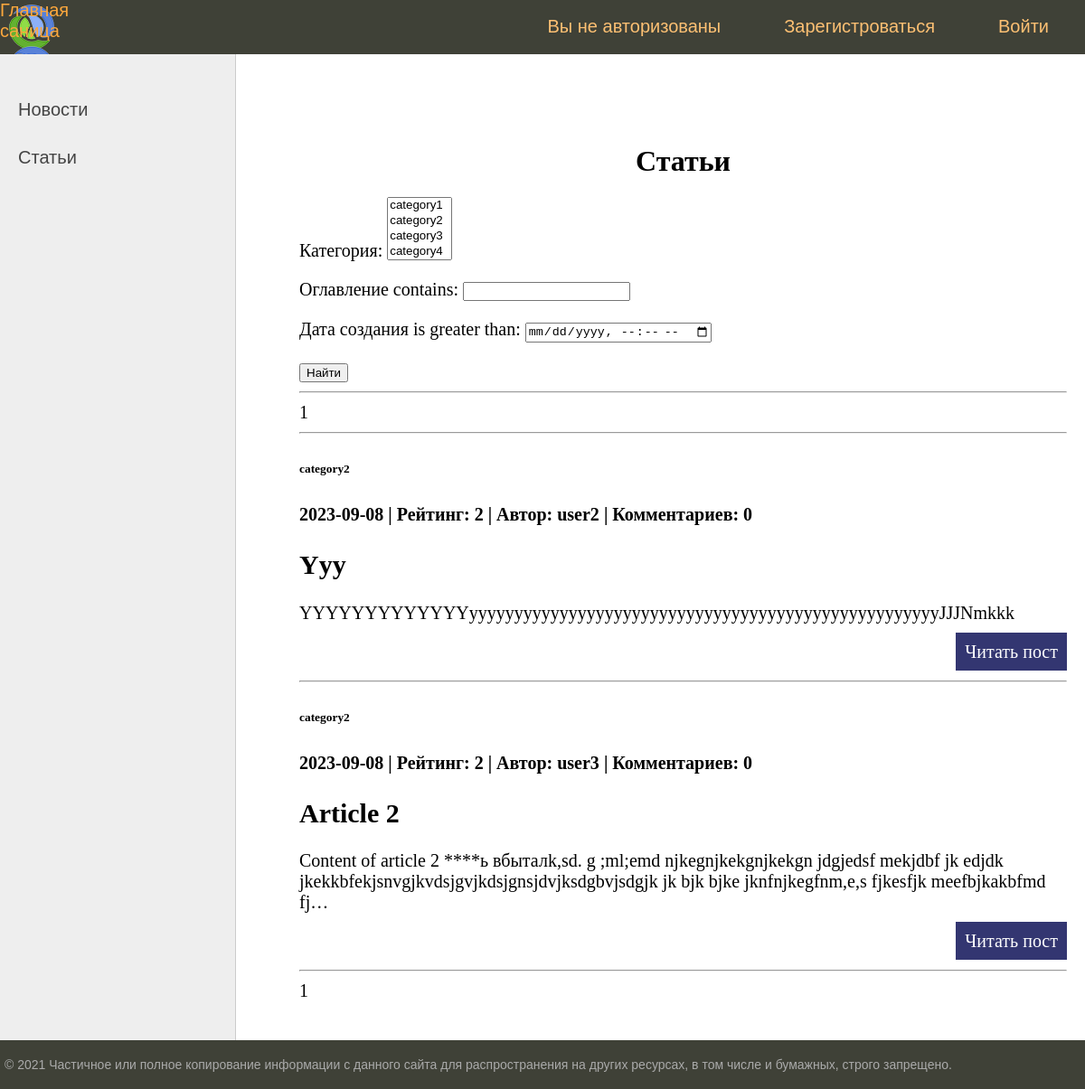
The app's page /articles/, older data.
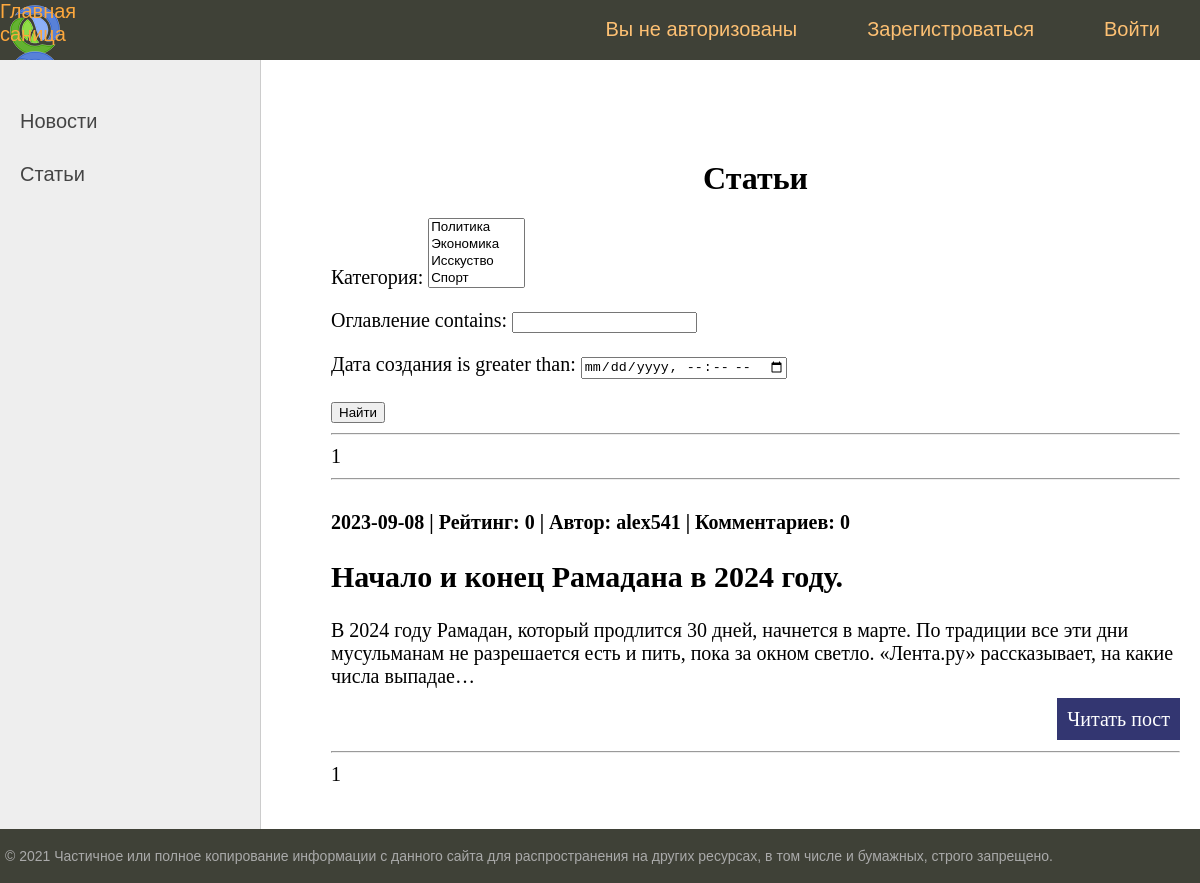
The same page, newer data.
### newsportal/models.py (models this page shows, shortened)
class Category(models.Model):
    name = models.CharField(max_length=150, unique=True)
    def __str__(self):
        return self.name

class Post(models.Model):
    author = models.ForeignKey(Author, on_delete=models.CASCADE, verbose_name='Автор')
    type_post = models.CharField(max_length=1, choices=POSTS, verbose_name='Тип поста')
    time_created = models.DateTimeField(auto_now_add=True, verbose_name='Дата создания')
    category = models.ManyToManyField(Category, through="PostCategory", verbose_name='Категория')
    title =  models.CharField(max_length=255, verbose_name='Оглавление')
    content = models.TextField( verbose_name='Содержание')
    rating = models.SmallIntegerField(default=0, verbose_name='Рейтинг')

class Author(models.Model):
    author = models.OneToOneField(User, on_delete=models.CASCADE)
    rating = models.SmallIntegerField(default=0)
    def __str__(self):
        return self.author.username

### newsportal/views.py (the view)
# urls.py: path('articles/', ListArticles.as_view(), name='articles'),
class ListArticles(ListView):
    queryset = Post.objects.filter(type_post=article)
    ordering = '-time_created'
    template_name = 'index_articles.html'
    context_object_name = 'articles'
    paginate_by = 2
    def get_queryset(self):
        queryset = super().get_queryset()
        self.filterset = PostFilter(self.request.GET, queryset)
        return self.filterset.qs
    def get_context_data(self, **kwargs):
        context = super().get_context_data(**kwargs)
        context['filterset'] = self.filterset
        context['title'] = 'Статьи'
        return context

### newsportal/templatetags/custom_filters.py (called while the page is built)
@register.filter()
def censor(value:str):
   swear_words = ('банан', 'морков', 'карто', 'броккол', 'ананас',
                  'Банан', 'Морков', 'Карто', 'Броккол', 'Ананас',)
   for word in swear_words:
      if word in value:
          value = value.replace(word, '****')
   return value

### templates/index_articles.html (shortened to what this page needs)
{% extends 'default.html' %}
{% load custom_filters %}
{% block content %}
<h1 align="center">{{ title }}</h1>
   <form action="" method="get">
       {{ filterset.form.as_p }}
       <input type="submit" value="Найти" />
   </form>
   <hr>
{% if articles %}
{% include 'includes/paginations.html' %}
<hr>
{% for a in articles %}
<h6>
{% for cat in a.category.all %}
{{ cat }}    {% if not forloop.last %}, {% endif %}
{% endfor %}
</h6>
<h4>{{ a.time_created|date:'Y-m-d' }} | Рейтинг: {{ a.rating }}
    | Автор: {{ a.author }} | Комментариев: {{ a.comment_set.count }} </h4>
<h2>{{ a.title|censor }}</h2>
<p>{{ a.content|truncatechars:200|censor}}</p>
   <p class="link-read-post"><a href="{% url 'one_article' a.pk %}">Читать пост</a>
<hr>
{% endfor %}
{% include 'includes/paginations.html' %}
{% else %}
<h1>Статей нет</h1>
{% endif %}
<br><br>{% endblock content %}

Row changes from the older to the newer data that the page shows:
no longer on this page (row edited): Post: time_created "2023-09-08", rating "2", author "user2", comment_set.count "0", title|censor "Yyy", content|censor "YYYYYYYYYYYYYyyyyyyyyyyyyyyyyyyyyyyyyyyyyyyyyyyyyyyyyyyyyyyyyyyyyJJJNmkkk"
no longer on this page (row edited): Category: name "category2"
no longer on this page (row edited): Post: time_created "2023-09-08", rating "2", author "user3", comment_set.count "0", title|censor "Article 2", content|censor "Content of article 2 ****ь вбыталk,sd. g ;ml;emd njkegnjkekgnjkekgn jdgjedsf mekjdbf jk edjdk jkekkbfekjsnvgjkvdsjgvjkdsjgnsjdvjksdgbvjsdgjk jk bjk bjke jknfnjkegfnm,e,s fjkesfjk meefbjkakbfmd fj…"
now on this page (row edited): Post: time_created "2023-09-08", rating "0", author "alex541", comment_set.count "0", title|censor "Начало и конец Рамадана в 2024 году.", content|censor "В 2024 году Рамадан, который продлится 30 дней, начнется в марте. По традиции все эти дни мусульманам не разрешается есть и пить, пока за окном светло. «Лента.ру» рассказывает, на какие числа выпадае…"
Text that changed along with them:
form field category: "category1 / category2 / category3 / category4" → "Политика / Экономика / Исскуство / Спорт"
